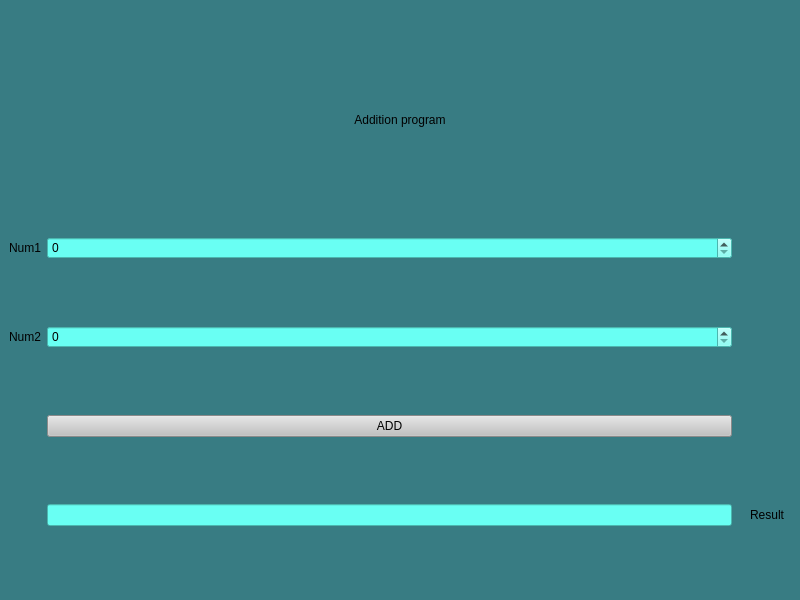
<?xml version="1.0" encoding="UTF-8"?>
<ui version="4.0">
 <class>MainWindow</class>
 <widget class="QMainWindow" name="MainWindow">
  <property name="geometry">
   <rect>
    <x>0</x>
    <y>0</y>
    <width>800</width>
    <height>600</height>
   </rect>
  </property>
  <property name="windowTitle">
   <string>MainWindow</string>
  </property>
  <property name="styleSheet">
   <string notr="true">background-color: rgb(56, 124, 131);</string>
  </property>
  <widget class="QWidget" name="centralwidget">
   <layout class="QGridLayout" name="gridLayout">
    <item row="5" column="1">
     <widget class="QLineEdit" name="rslt_bx">
      <property name="styleSheet">
       <string notr="true">font: 75 10pt &quot;MS Shell Dlg 2&quot;;

background-color: rgb(105, 255, 243);</string>
      </property>
      <property name="text">
       <string/>
      </property>
     </widget>
    </item>
    <item row="3" column="0">
     <widget class="QLabel" name="label_2">
      <property name="text">
       <string>Num2</string>
      </property>
     </widget>
    </item>
    <item row="1" column="0">
     <widget class="QLabel" name="label_3">
      <property name="text">
       <string>Num1</string>
      </property>
     </widget>
    </item>
    <item row="0" column="0" colspan="6">
     <widget class="QLabel" name="label">
      <property name="maximumSize">
       <size>
        <width>16777215</width>
        <height>100</height>
       </size>
      </property>
      <property name="styleSheet">
       <string notr="true">font: 75 12pt &quot;MS Shell Dlg 2&quot;;
background-color: rgb(56, 124, 131);</string>
      </property>
      <property name="text">
       <string>Addition program</string>
      </property>
      <property name="alignment">
       <set>Qt::AlignCenter</set>
      </property>
     </widget>
    </item>
    <item row="3" column="1">
     <widget class="QSpinBox" name="Num2_input">
      <property name="styleSheet">
       <string notr="true">background-color: rgb(105, 255, 243);</string>
      </property>
     </widget>
    </item>
    <item row="1" column="1">
     <widget class="QSpinBox" name="Num1_input">
      <property name="styleSheet">
       <string notr="true">background-color: rgb(105, 255, 243);</string>
      </property>
     </widget>
    </item>
    <item row="4" column="1">
     <widget class="QPushButton" name="Add_bttn">
      <property name="styleSheet">
       <string notr="true">
background-color: rgb(193, 193, 193);
QPUshButton::hover:
background-color: rgb(203, 237, 255);</string>
      </property>
      <property name="text">
       <string>ADD</string>
      </property>
     </widget>
    </item>
    <item row="5" column="4">
     <widget class="QLabel" name="label_4">
      <property name="text">
       <string>Result</string>
      </property>
     </widget>
    </item>
   </layout>
  </widget>
 </widget>
 <resources/>
 <connections/>
</ui>
